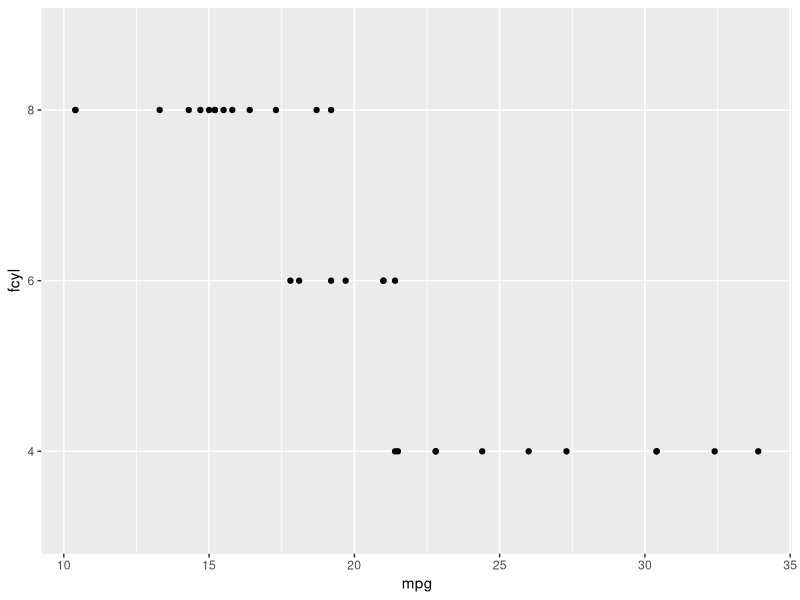
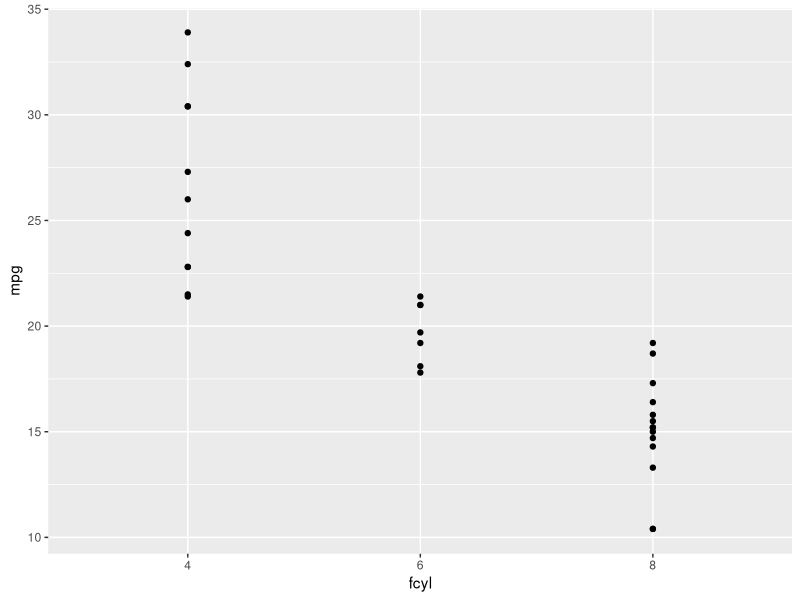
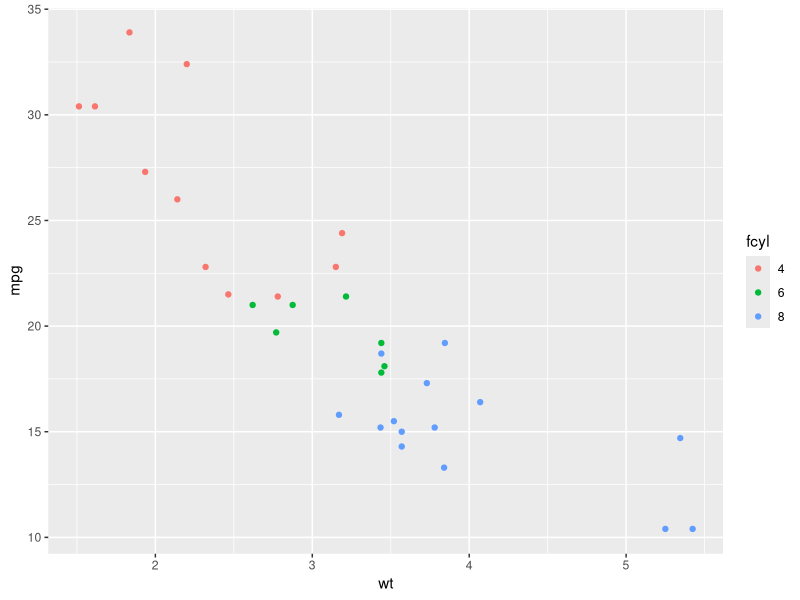
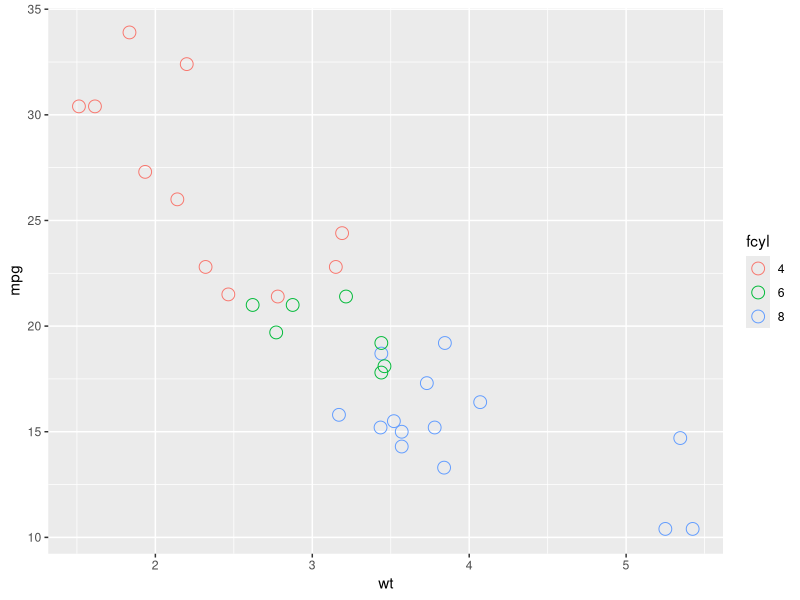
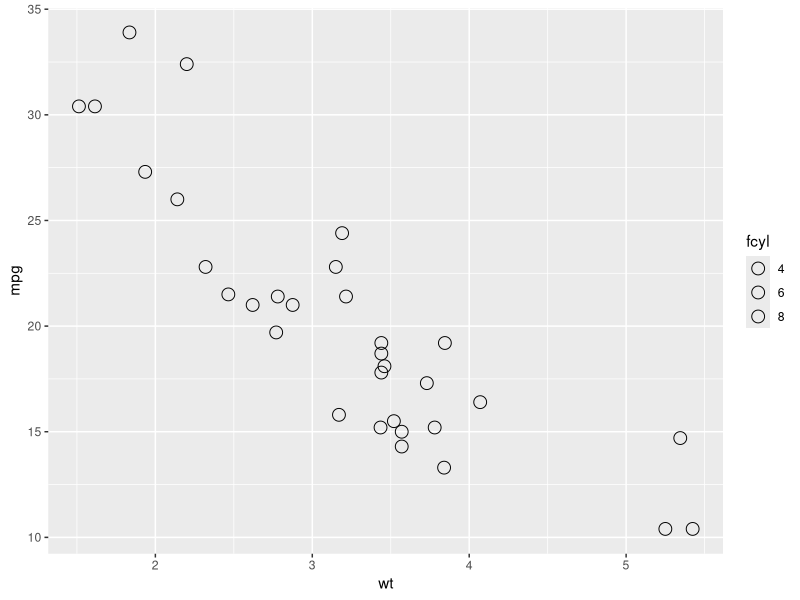
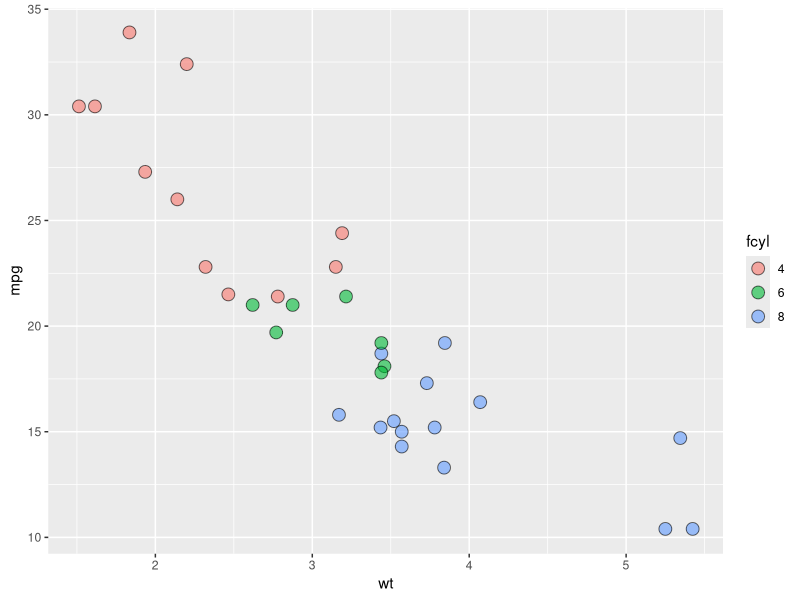
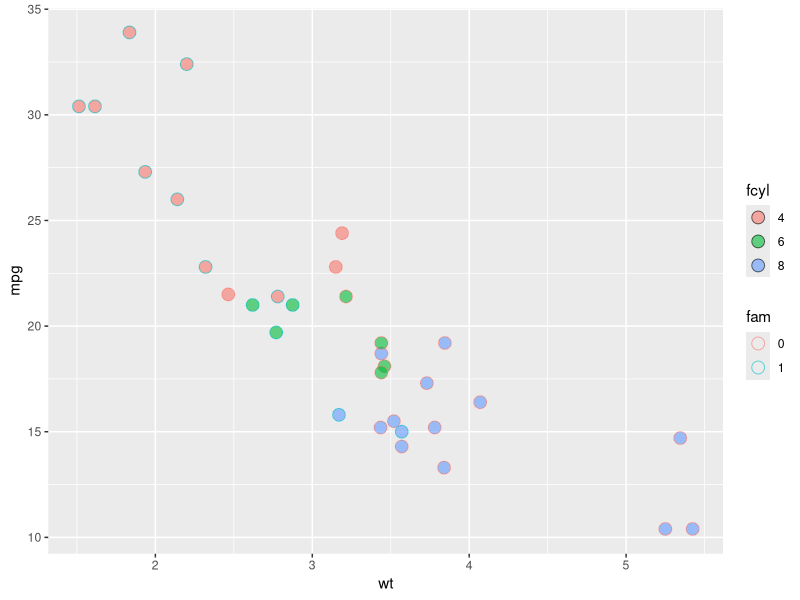
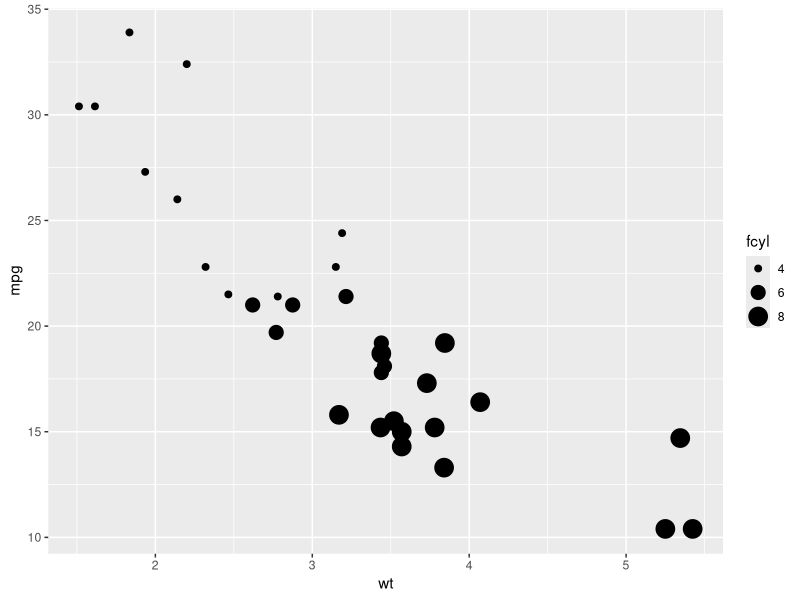

Source code (R) for these figures, in order:
## ---- chunk 1
library(ggplot2)
data(mtcars)
fcyl <- factor(mtcars$cyl)
fam <- factor(mtcars$am)
## ---- chunk 2
# Map x to mpg and y to fcyl
ggplot(mtcars, aes(mpg, fcyl)) +
  geom_point()
## ---- chunk 3
# Swap mpg and fcyl
ggplot(mtcars, aes(fcyl, mpg)) +
  geom_point()
## ---- chunk 4
# Map x to wt, y to mpg and color to fcyl
ggplot(mtcars, aes(wt, mpg, color=fcyl)) +
  geom_point()
## ---- chunk 5
ggplot(mtcars, aes(wt, mpg, color = fcyl)) +
  # Set the shape and size of the points
  geom_point(shape=1, size=4)
## ---- chunk 6
fam <- factor(mtcars$am)
## ---- chunk 7
# Map fcyl to fill
ggplot(mtcars, aes(wt, mpg, fill = fcyl)) +
  geom_point(shape = 1, size = 4)
## ---- chunk 8
ggplot(mtcars, aes(wt, mpg, fill = fcyl)) +
  # Change point shape; set alpha
  geom_point(shape = 21, size = 4, alpha = 0.6)
## ---- chunk 9
# Map color to fam
ggplot(mtcars, aes(wt, mpg, fill = fcyl, color=fam)) +
  geom_point(shape = 21, size = 4, alpha = 0.6)
## ---- chunk 10
# Establish the base layer
plt_mpg_vs_wt <- ggplot(mtcars, aes(wt, mpg))
## ---- chunk 11
# Map fcyl to size
plt_mpg_vs_wt +
  geom_point(aes(size = fcyl))
## ---- chunk 12
# Map fcyl to alpha, not size
plt_mpg_vs_wt +
  geom_point(aes(alpha = fcyl))
## ---- chunk 13
# Map fcyl to shape, not alpha
plt_mpg_vs_wt +
  geom_point(aes(shape = fcyl))
## ---- chunk 14
# Use text layer and map fcyl to label
plt_mpg_vs_wt +
  geom_text(aes(label = fcyl))
## ---- chunk 15
# A hexadecimal color
my_blue <- "#4ABEFF"
## ---- chunk 16
ggplot(mtcars, aes(wt, mpg)) +
  # Set the point color and alpha
  geom_point(color=my_blue, alpha=0.6)
## ---- chunk 17
# Change the color mapping to a fill mapping
ggplot(mtcars, aes(wt, mpg, fill=fcyl)) +
  # Set point size and shape
  geom_point(color=my_blue, size=10, shape=1)
## ---- chunk 18
ggplot(mtcars, aes(wt, mpg, color=fcyl)) +
  # Add point layer with alpha 0.5
  geom_point(alpha=0.5)
## ---- chunk 19
ggplot(mtcars, aes(wt, mpg, color = fcyl)) +
  # Add text layer with label rownames(mtcars) and color red
  geom_text(label=rownames(mtcars), color="red")
## ---- chunk 20
ggplot(mtcars, aes(wt, mpg, color=fcyl)) +
  # Add points layer with shape 24 and color yellow
  geom_point(shape=24, color="yellow")
## ---- chunk 21
# 3 aesthetics: qsec vs. mpg clored by fcyl
ggplot(mtcars, aes(mpg, qsec, color=fcyl)) +
  geom_point()
## ---- chunk 22
# 4 aesthetics: add a mapping of shape to fam
ggplot(mtcars, aes(mpg, qsec, color=fcyl, shape = fam)) +
  geom_point()
## ---- chunk 23
# 5 aesthetics: add a mapping of size to hp/wt
ggplot(mtcars, aes(mpg, qsec, color = fcyl, shape = fam, size = hp / wt)) +
  geom_point()
